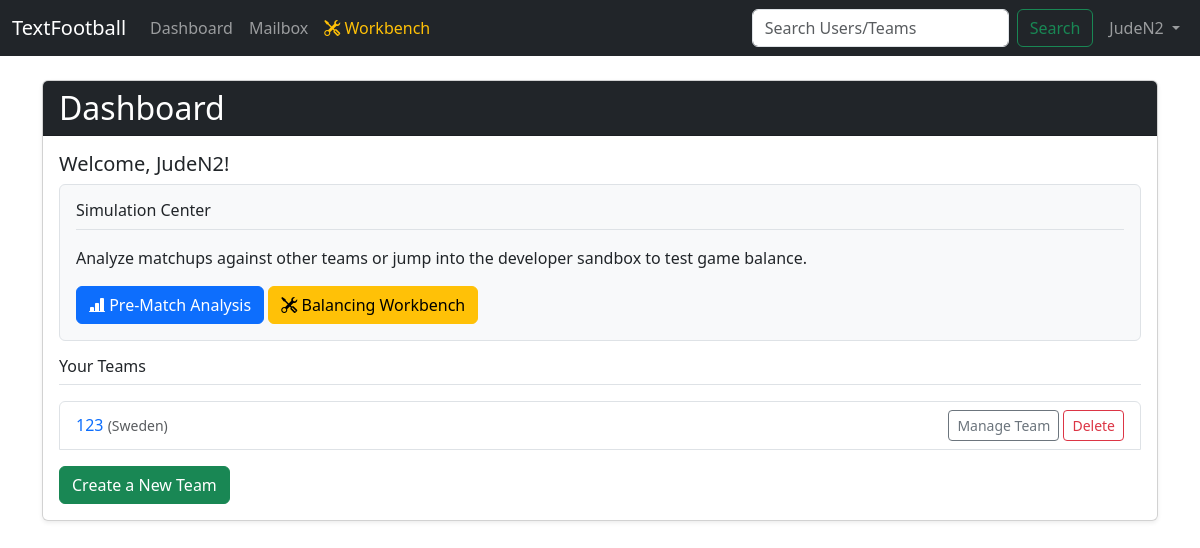
Page /dashboard (signed in) on the committed database.
### app/models.py (models this page shows, shortened)
class User(db.Model):
    id = db.Column(db.Integer, primary_key=True)
    username = db.Column(db.String(80), unique=True, nullable=False)
    password_hash = db.Column(db.String(128))
    teams = db.relationship('Team', backref='user', lazy=True, cascade="all, delete-orphan")
    sent_messages = db.relationship('Message', foreign_keys='Message.sender_id', backref='sender', lazy=True, cascade="all, delete-orphan")
    received_messages = db.relationship('Message', foreign_keys='Message.recipient_id', backref='recipient', lazy=True, cascade="all, delete-orphan")

class Team(db.Model):
    id = db.Column(db.Integer, primary_key=True)
    name = db.Column(db.String(100), unique=True, nullable=False)
    country = db.Column(db.String(50), nullable=False)
    user_id = db.Column(db.Integer, db.ForeignKey('user.id'), nullable=False)
    players = db.relationship('Player', backref='team', lazy=True, cascade="all, delete-orphan")
    league = db.Column(db.String(100), nullable=True, default=None)
    division = db.Column(db.String(50), nullable=True, default=None)
    season = db.Column(db.Integer, nullable=True, default=None)

### app/routes_game.py (the view)
@game_bp.route('/dashboard')
def dashboard():
    if 'username' not in session:
        return redirect(url_for('auth_bp.login'))
    user = User.query.filter_by(username=session['username']).first()
    return render_template('dashboard.html', user=user, max_teams=MAX_TEAMS)

### app/__init__.py (called while the page is built)
def create_app():
    app = Flask(__name__)
    app.config['SECRET_KEY'] = 'a_very_secret_key_for_development'
    app.config['SQLALCHEMY_DATABASE_URI'] = 'sqlite:///' + os.path.join(basedir, 'database.db')
    db.init_app(app)
    from .routes_auth import auth_bp
    from .routes_game import game_bp
    app.register_blueprint(auth_bp)
    app.register_blueprint(game_bp)
    @app.context_processor
    def inject_selected_team():
        if 'selected_team_id' in session:
            from .models import Team
            selected_team = Team.query.get(session['selected_team_id'])
            return dict(selected_team=selected_team)
        return dict(selected_team=None)
    def nl2br(value):
        result = value.replace('\n', '<br>\n')
        return Markup(result)
    app.jinja_env.filters['nl2br'] = nl2br
    return app

### app/templates/dashboard.html (shortened to what this page needs)
{% extends "base.html" %}
{% block content %}
<div class="card shadow-sm">
    <div class="card-header bg-dark text-white">
        <h1 class="h2 mb-0">Dashboard</h1>
    </div>
    <div class="card-body">
        <h5 class="card-title">Welcome, {{ user.username }}!</h5>
        <div class="p-3 mb-3 bg-light rounded border">
            <h6 class="border-bottom pb-2 mb-3">Simulation Center</h6>
            <p>Analyze matchups against other teams or jump into the developer sandbox to test game balance.</p>
            <a href="{{ url_for('game_bp.simulate') }}" class="btn btn-primary"><i class="bi bi-bar-chart-line-fill"></i> Pre-Match Analysis</a>
            <a href="{{ url_for('game_bp.workbench') }}" class="btn btn-warning"><i class="bi bi-tools"></i> Balancing Workbench</a>
        </div>
        <h6 class="border-bottom pb-2 mb-3">Your Teams</h6>
        {% if user.teams %}
            <ul class="list-group">
                {% for team in user.teams %}
                <li class="list-group-item d-flex justify-content-between align-items-center">
                    <div>
                        <a href="{{ url_for('game_bp.team_page', team_id=team.id) }}" class="text-decoration-none">
                            <h6 class="mb-0">{{ team.name }} <small class="text-muted">({{ team.country }})</small></h6>
                        </a>
                    </div>
                    <div>
                        <a href="{{ url_for('game_bp.team_page', team_id=team.id) }}" class="btn btn-outline-secondary btn-sm">Manage Team</a>
                        <button type="button" class="btn btn-outline-danger btn-sm" data-bs-toggle="modal" data-bs-target="#deleteTeamModal{{ team.id }}">
                            Delete
                        </button>
                    </div>
                </li>
                {% endfor %}
            </ul>
        {% else %}
            <p>You haven't created any teams yet.</p>
        {% endif %}
        {% if user.teams|length < max_teams %}
        <div class="mt-3">
             <a href="{{ url_for('game_bp.create_team') }}" class="btn btn-success">Create a New Team</a>
        </div>
        {% else %}
        <p class="text-muted mt-3">You have reached the maximum of {{ max_teams }} teams.</p>
        {% endif %}
    </div>
</div>
{% endblock %}

### app/templates/base.html (shortened to what this page needs)
<!DOCTYPE html>
<html lang="en">
<head>
    <link href="https://cdn.jsdelivr.net/npm/bootstrap@5.3.3/dist/css/bootstrap.min.css" rel="stylesheet">
    <link rel="stylesheet" href="https://cdn.jsdelivr.net/npm/bootstrap-icons@1.11.3/font/bootstrap-icons.min.css">
</head>
<body>
    <nav class="navbar navbar-expand-lg navbar-dark bg-dark mb-4">
        <div class="container-fluid">
            <a class="navbar-brand" href="{{ url_for('game_bp.index') }}">TextFootball</a>
            <div class="collapse navbar-collapse" id="navbarNav">
                <ul class="navbar-nav me-auto mb-2 mb-lg-0">
                    {% if 'username' in session %}
                        <li class="nav-item">
                            <a class="nav-link" href="{{ url_for('game_bp.dashboard') }}">Dashboard</a>
                        </li>
                        <li class="nav-item">
                            <a class="nav-link" href="{{ url_for('game_bp.mailbox') }}">Mailbox</a>
                        </li>
                        <li class="nav-item">
                            <a class="nav-link text-warning" href="{{ url_for('game_bp.workbench') }}"><i class="bi bi-tools"></i> Workbench</a>
                        </li>
                    {% endif %}
                </ul>
                {% if 'username' in session %}
                    <form class="d-flex" action="{{ url_for('game_bp.search') }}" method="POST">
                        <input class="form-control me-2" type="search" placeholder="Search Users/Teams" aria-label="Search" name="query">
                        <button class="btn btn-outline-success" type="submit">Search</button>
                    </form>
                    <ul class="navbar-nav ms-2">
                        <li class="nav-item dropdown">
                            <a class="nav-link dropdown-toggle" href="#" id="navbarDropdown" role="button" data-bs-toggle="dropdown" aria-expanded="false">
                                {{ session['username'] }}
                            </a>
                        </li>
                    </ul>
                {% endif %}
            </div>
        </div>
    </nav>
    <main class="container">
        {% block content %}{% endblock %}
    </main>
</body>
</html>

### app/templates/base.html (style rules this page uses)
body { background-image: url('https://images.pexels.com/photos/114296/pexels-photo-114296.jpeg'); background-size: cover; background-attachment: fixed; background-position: center; }
.card { background-color: rgba(255, 255, 255, 0.9); }

### rows in the picture
User: username "JudeN2"
Team: name "123", country "Sweden"
